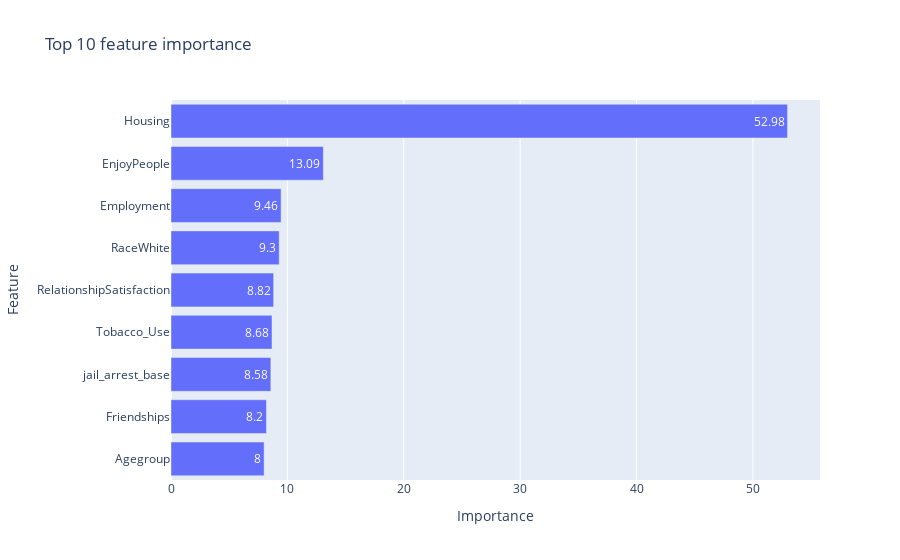

The notebook cell saved with this chart:
### Code cell
import plotly.express as px
fig = px.bar(importance_t_ten, x='importance', 
            y='features_name', 
            labels = {"importance": "Importance", "features_name": "Feature"},
            title = "Top 10 feature importance",
            text = "importance", 
            category_orders  = {"features_name": ["Housing", "EnjoyPeople", "Employment", "RaceWhite", "RelationshipSatisfaction", "Tobacco_Use", "jail_arrest_base", "Friendships", "Agegroup"]})
fig
#predictors_ordered.rename(columns={"Quarter": "f0", "Gender"

### Figure 1 — Plotly figure (JSON) as saved in the notebook; plotly's stock layout.template omitted (floating-point values rounded to 4 significant figures)
{"data": [{"alignmentgroup": "True", "hovertemplate": "Importance=%{text}<br>Feature=%{y}<extra></extra>", "legendgroup": "", "marker": {"color": "#636efa"}, "name": "", "offsetgroup": "", "orientation": "h", "showlegend": false, "text": [52.98, 13.09, 9.46, 9.3, 8.82, 8.68, 8.58, 8.2, 8], "textposition": "auto", "type": "bar", "x": [52.98, 13.09, 9.46, 9.3, 8.82, 8.68, 8.58, 8.2, 8], "xaxis": "x", "y": ["Housing", "EnjoyPeople", "Employment", "RaceWhite", "RelationshipSatisfaction", "Tobacco_Use", "jail_arrest_base", "Friendships", "Agegroup"], "yaxis": "y"}], "layout": {"barmode": "relative", "legend": {"tracegroupgap": 0}, "title": {"text": "Top 10 feature importance"}, "xaxis": {"anchor": "y", "domain": [0, 1], "title": {"text": "Importance"}}, "yaxis": {"anchor": "x", "categoryarray": ["Agegroup", "Friendships", "jail_arrest_base", "Tobacco_Use", "RelationshipSatisfaction", "RaceWhite", "Employment", "EnjoyPeople", "Housing"], "categoryorder": "array", "domain": [0, 1], "title": {"text": "Feature"}}}}
